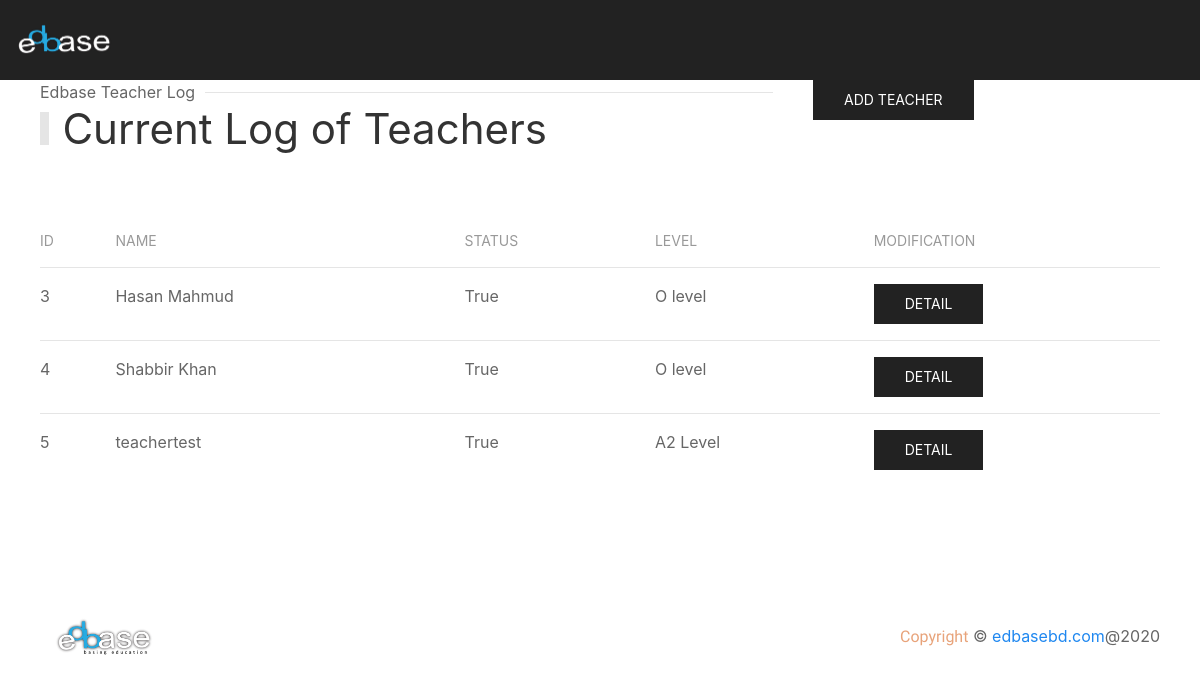
Before: /teacherlist/ with the older database file.
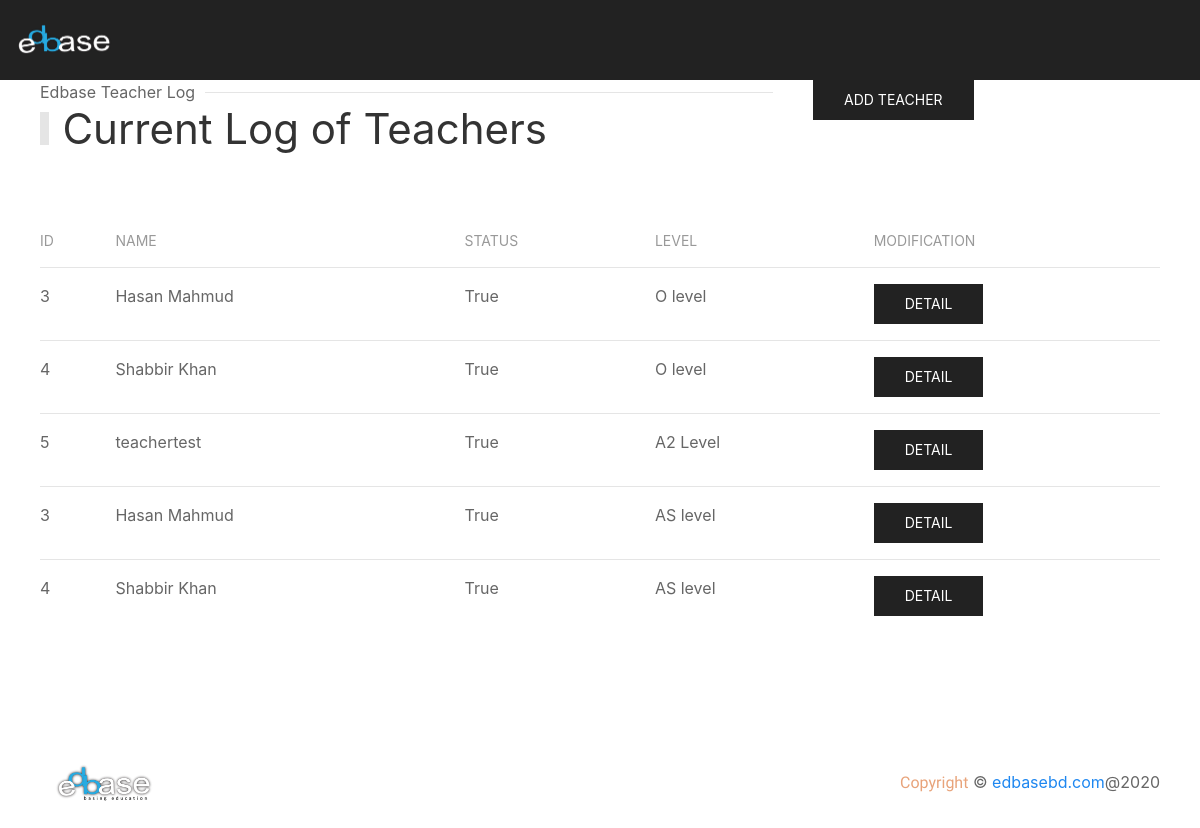
After: the same page with the newer database file.
### applicant/models.py (models this page shows, shortened)
class EdbaseTeacherSubject(models.Model):
    teacher = models.ForeignKey(EdbaseTeacher, related_name='edbaseteacher', on_delete=models.CASCADE)
    location = models.ForeignKey(EdbaseLocation, related_name='edbaselocation', on_delete=models.CASCADE)
    board = models.ForeignKey(EdbaseBoard, related_name='edbaseboard', on_delete=models.CASCADE)
    qualification = models.ForeignKey(EdbaseQualification, related_name='edbasequalification', on_delete=models.CASCADE)
    subject = models.ForeignKey(EdbaseSubject, related_name='edbasesubject', on_delete=models.CASCADE)

class EdbaseTeacher(models.Model):
    user = models.OneToOneField(User, on_delete=models.CASCADE)
    name = models.CharField(max_length=128, null=True, blank=True)
    status = models.BooleanField(default=True, null=True, blank=True)
    createt_at = models.DateTimeField(auto_now_add=True, null=True, blank=True)

class EdbaseQualification(models.Model):
    level = models.CharField(max_length=128, null=True, blank=True)
    created_at = models.DateTimeField(auto_now_add=True, null=True, blank=True)

### applicant/views.py (the view)
# urls.py: path('teacherlist/', views.teacherlist, name='teacherlist'),
def teacherlist(request):
    teachers = EdbaseTeacherSubject.objects.all()
    return render(request, 'teachersNew.html', {'teachers': teachers})

### applicant/templates/teachersNew.html (shortened to what this page needs)
{% extends 'base.html' %}
{% load static %}
{% block content %}
    <section class="main-section">
        <section class="main-section">
            <div class="admin-section-top">
                <div>
                    <div class="uk-section-secondary uk-preserve-color">
                        <div uk-sticky="animation: uk-animation-slide-top; sel-target: .uk-navbar-container; cls-active: uk-navbar-sticky; cls-inactive: uk-navbar-transparent uk-dark; top: 200">
                            <nav class="uk-navbar-container" uk-navbar="mode: click;">
                                <div class="uk-navbar-left">
                                    <a class="uk-navbar-item uk-logo logo-size" href="/"><img src="/static/img/edbase_footer.png" alt="edbase"></a>
                                </div>
                            </nav>
                        </div>
                    </div>
                </div>
            </div>
        </section>
    </section>
    <section id="student-list">
        <div class="uk-container">
            <div uk-grid>
                <div class="uk-width-2-3@m">
                    <div class="head">
                        <h1 class="uk-heading-bullet">Current Log of Teachers</h1>
                        <p class="uk-heading-line"><span>Edbase Teacher Log</span></p>
                    </div>
                </div>
                <div class="uk-width-expand@m">
                    <a href="{% url 'addteachernext' %}" class="uk-button uk-button-secondary">Add Teacher</a>
                </div>
            </div>
            <div class="uk-child-width-1@m" uk-grid>
                <div class="uk-margin-large">
                    <table class="uk-table uk-table-justify uk-table-hover uk-table-divider">
                        <thead>
                            <tr>
                                <th>id</th>
                                <th>Name</th>
                                <th>Status</th>
                                <th>Level</th>
                                <th>Modification</th>
                            </tr>
                        </thead>
                        <tbody>
                            {% for teacher in teachers %}
                            <tr>
                                <td>{{ teacher.teacher.id }}</td>
                                <td>{{ teacher.teacher.name }}</td>
                                <td>{{ teacher.teacher.status }}</td>
                                <td>{{ teacher.qualification.level }}</td>
                                <td class="uk-flex">
                                    <a href="{% url 'teachernextdetail' teacher.id %}" class="uk-button uk-button-secondary">Detail</a>
                                </td>
                            </tr>
                            {% endfor %}
                        </tbody>
                    </table>
                </div>
            </div>
        </div>
    </section>
    <section id="footer">
        <div class="uk-padding">
            <div class="uk-flex uk-flex-wrap uk-flex-wrap-around uk-flex-between uk-flex-middle">
                <a class="uk-navbar-item uk-logo logo-size" href="/"><img src="/static/img/edbase.png" alt="zeros"></a>
                <p class="uk-text-center"> <span class="zeros-sub-head copy">Copyright</span>  © <a href="/">edbasebd.com</a>@2020</p>
            </div>
        </div>
    </section>
{% endblock %}

Changed rows visible on the page:
added EdbaseTeacherSubject: teacher.id "3", teacher.name "Hasan Mahmud", teacher.status "True", qualification.level "AS level"
added EdbaseTeacherSubject: teacher.id "4", teacher.name "Shabbir Khan", teacher.status "True", qualification.level "AS level"
